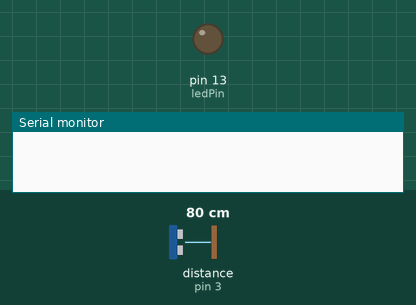
Simulated run of this sketch. Board: Arduino Uno, built with avr-gcc and run on an emulated ATmega328P. Shown: output pins drawn as LEDs (lit = HIGH), the last lines printed to the serial monitor. Wiring (inferred from the names in the program): ultrasonic range finder: trigger pin 2; echo pin 3. The inputs (shaded band) are chosen by the test bench; at power-on: distance to the obstacle (sensor on pin 3) 80 cm. The echo pulse lasts 58.3 µs per cm; pins used as bus, display or sensor lines are not drawn.

Above: at 2.8 s.
2.9 s: distance to the obstacle (sensor on pin 3) set to 22 cm
4.4 s: distance to the obstacle (sensor on pin 3) set to 18 cm
At 5.3 s:
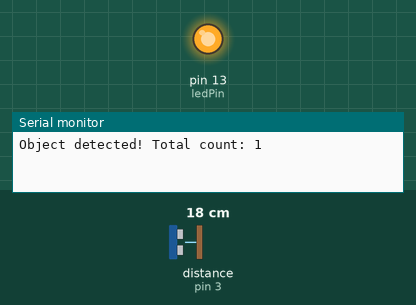
6.5 s: distance to the obstacle (sensor on pin 3) set to 35 cm
At 8.0 s:
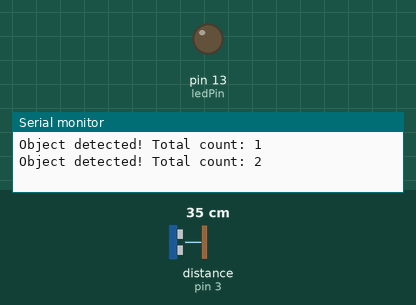
8.5 s: distance to the obstacle (sensor on pin 3) set to 2 cm
At 9.5 s:
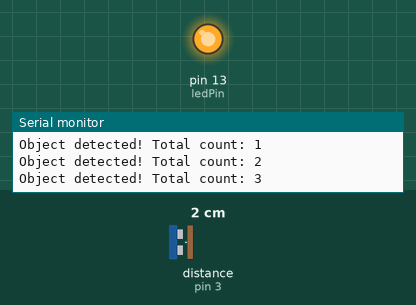
Timing chart, 0 to 11.5 s (numbered marks = the images above; inputs shaded):
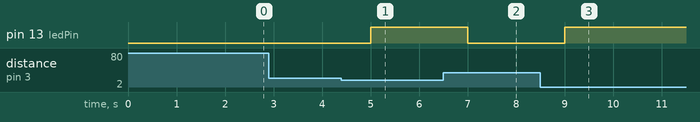

The sketch:

Object_counter.ino
```cpp
const int trigPin = 2;
const int echoPin = 3;
const int ledPin = 13;

unsigned long previousMillis = 0;
const long interval = 1000;

int distanceThreshold = 20;
int objectCount = 0;

void setup() {
  pinMode(trigPin, OUTPUT);
  pinMode(echoPin, INPUT);
  pinMode(ledPin, OUTPUT);

  Serial.begin(9600);
}

void loop() {
  unsigned long currentMillis = millis();

  if (currentMillis - previousMillis >= interval) {
    previousMillis = currentMillis;

    int distance = measureDistance();

    if (distance < distanceThreshold) {
      objectCount++;
      digitalWrite(ledPin, HIGH);
      Serial.print("Object detected! Total count: ");
      Serial.println(objectCount);
    } else {
      digitalWrite(ledPin, LOW);
    }
  }
}

int measureDistance() {
  digitalWrite(trigPin, LOW);
  delayMicroseconds(2);
  digitalWrite(trigPin, HIGH);
  delayMicroseconds(10);
  digitalWrite(trigPin, LOW);

  int duration = pulseIn(echoPin, HIGH);
  int distance = duration * 0.034 / 2;

  return distance;
}
```

Measured:
- the behaviour switches between 21 and 20 cm on distance to the obstacle (sensor on pin 3) (found by bisection; images 0 and 1)
- after the input at 2.9 s, every drawn part: stays the same
- after the input at 4.4 s, pin 13 (ledPin): LOW → HIGH after 0.60 s
- after the input at 6.5 s, pin 13 (ledPin): HIGH → LOW after 0.50 s
- after the input at 8.5 s, pin 13 (ledPin): LOW → HIGH after 0.50 s
